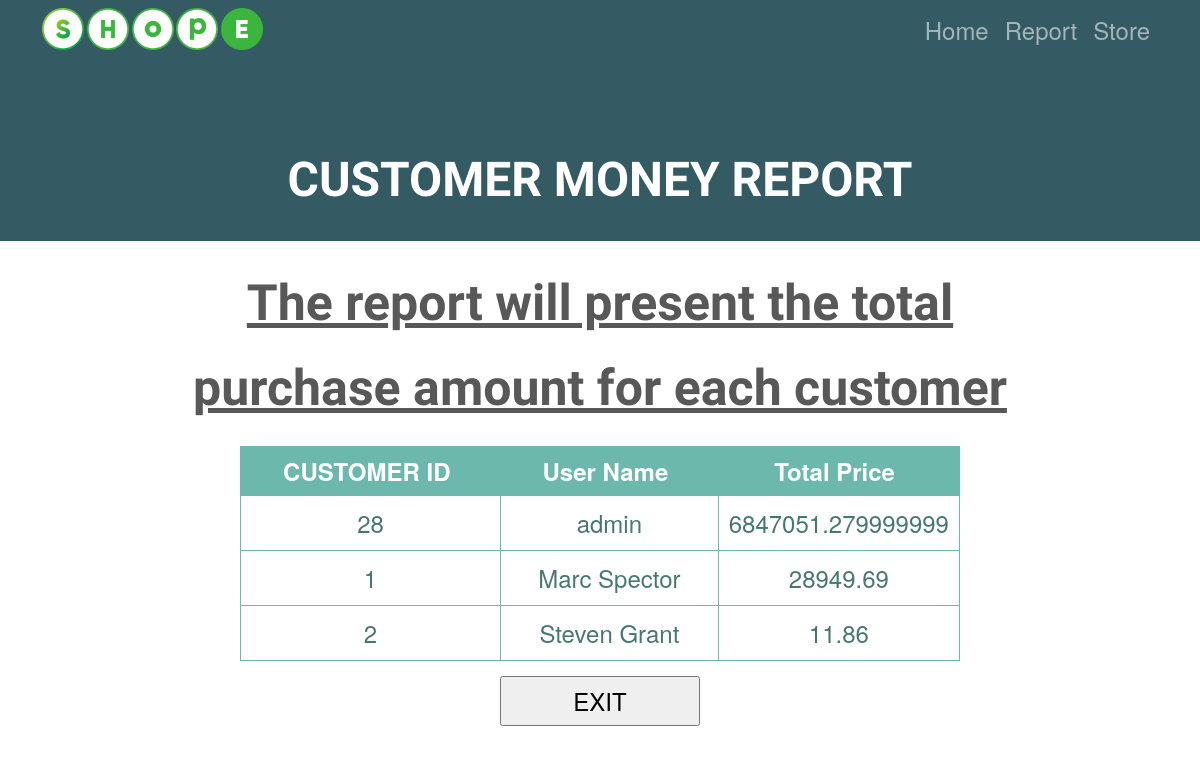
Screenshot of /role_check (signed in) with the database file from the repository.
### tables this page shows
CREATE TABLE `customers` (`IdCustomer` 			INTEGER PRIMARY KEY AUTOINCREMENT ,
                            `UserName` 			VARCHAR(30) NOT NULL,
                            `Password` 			VARCHAR(30) NOT NULL,
                            `Role` 				VARCHAR(10) NOT NULL DEFAULT "customer");

### server.py (the view)
@ app.route("/role_check", methods=["GET", "POST"])
def role_check():
    if str(obj_customer.Role).lower() == "admin":
        if bool_sqlite3 == True:
            obj_cart.GetCustomerGoldReport(
                obj_db_sqlit3.databaseconnection, bool_sqlite3)
        else:
            obj_cart.GetCustomerGoldReport(
                obj_db.databaseConnection, bool_sqlite3)
        return render_template("report.html", recoreds=obj_cart.goldCustomers, role=str(obj_customer.Role))
    else:
        return render_template("/ThankYou.html", title="Byebye",
                               thankyou_header="Thank you for your order!",
                               thankyou_description="We hope to see you again.")

### templates/report.html (shortened to what this page needs)
<!DOCTYPE html>
<html lang="en" dir="ltr">
<head>
    <link href="https://cdn.jsdelivr.net/npm/bootstrap@5.1.3/dist/css/bootstrap.min.css" rel="stylesheet"
>
    <link rel="stylesheet" href="static/css/styles.css">
    <link rel="stylesheet" href="static/css/table.css">
</head>
<body>
    <section class="title colored-section" id="title">
        <div class="container">
            <nav class="navbar navbar-expand-lg navbar-dark">
                <div class="shopE-logo">
                    <img class="title-image" src="static/pics/1_letter-s.png" alt="Image" height="42" width="42"> </img>
                    <img class="title-image" src="static/pics/2_letter-h.png" alt="Image" height="42" width="42"> </img>
                    <img class="title-image" src="static/pics/3_letter-o.png" alt="Image" height="42" width="42"> </img>
                    <img class="title-image" src="static/pics/4_letter-p.png" alt="Image" height="42" width="42"> </img>
                    <img class="title-image" src="static/pics/5_letter-e.png" alt="Image" height="42" width="42"> </img>
                </div>
                {%if role == 'admin' %}
                    <div class="collapse navbar-collapse" id="navbarTogglerDemo02">
                        <ul class="navbar-nav ms-auto">
                            <li class="nav-item">
                                <a class="nav-link" href="/">Home</a>
                            </li>
                            <li class="nav-item">
                                <a class="nav-link" href="/role_check">Report</a>
                            </li>
                            <li class="nav-item">
                                <a class="nav-link" href="/store">Store</a>
                            </li>
                        </ul>
                    </div>
                {% endif%}
            </nav>
            <h1 class="big-heading">CUSTOMER MONEY REPORT</h1>
        </div>
    </section>
    <div id="wrapper">
        <u>
            <h1 id="table-title">The report will present the total purchase amount for each customer</h1>
        </u>
        <form id="new_user" method="post" action="/exit">
            <table id="keywords" cellspacing="0" cellpadding="0">
                <thead>
                    <tr>
                        <th><span>CUSTOMER ID</span></th>
                        <th><span>User Name</span></th>
                        <th><span>Total Price</span></th>
                    </tr>
                </thead>
                <tbody>
                    {% for recored in recoreds %}
                    <tr>
                        <td>{{ recored[0]}}</td>
                        <td>{{ recored[1]}}</td>
                        <td>{{ recored[2]}}</td>
                    </tr>
                    {% endfor %}
                </tbody>
            </table>
            <div class="submit" >
                <input type="submit" id="EXIT" value="EXIT" style="height:50px; width:200px" />
            </div>
        </form>
    </div>
</body>
</html>

### static/css/styles.css (style rules this page uses)
body { font-family: 'Montserrat'; text-align: center; }
h1, h2, h3, h4, h5, h6 { font-family: 'Montserrat', sans-serif; font-weight: 700; }
.big-heading { font-family: 'Montserrat', sans-serif; font-weight: 900; font-size: 3rem; line-height: 1.5; padding-top: 25px; padding-bottom: 25px; margin-top: 60px; }
.colored-section { background-color: #345B63; color: #fff; }
#navbarTogglerDemo02 { font-size: 1.5rem; }

### static/css/table.css (style rules this page uses)
html, body, div, span, applet, object, iframe, h1, h2, h3, h4, h5, h6, p, blockquote, pre, a, abbr, acronym, address, big, cite, code, del, dfn, em, img, ins, kbd, q, s, samp, small, strike, strong, sub, sup, tt, var, b, u, i, center, dl, dt, dd, ol, ul, li, fieldset, form, label, legend, table, caption, tbody, tfoot, thead, tr, th, td, article, aside, canvas, details, embed, figure, figcaption, footer, header, hgroup, menu, nav, output, ruby, section, summary, time, mark, audio, video { margin: 0; padding: 0; border: 0; font-size: 100%; font: inherit; vertical-align: baseline; outline: none; -webkit-font-smoothing: antialiased; -webkit-text-size-adjust: 100%; -ms-text-size-adjust: 100%; -webkit-box-sizing: border-box; -moz-box-sizing: border-box; box-sizing: border-box; }
html { overflow-y: scroll; }
body { font-family: 'Helvetica Neue', Helvetica, Arial, sans-serif; font-size: 62.5%; line-height: 1; color: #585858; padding-bottom: 55px; }
article, aside, details, figcaption, figure, footer, header, hgroup, menu, nav, section { display: block; }
ol, ul { list-style: none; }
input, textarea { -webkit-font-smoothing: antialiased; -webkit-text-size-adjust: 100%; -ms-text-size-adjust: 100%; -webkit-box-sizing: border-box; -moz-box-sizing: border-box; box-sizing: border-box; outline: none; }
table { border-collapse: collapse; border-spacing: 0; }
img { border: 0; max-width: 100%; }
h1 { font-family: 'Amarante', Tahoma, sans-serif; font-weight: bold; font-size: 3.6em; line-height: 1.7em; margin-bottom: 10px; text-align: center; }
#wrapper { display: block; width: 850px; background: #fff; margin: 0 auto; padding: 10px 17px; }
#table-title { margin: 0 auto; font-size: 5em; margin-bottom: 15px; }
#keywords { margin: 0 auto; font-size: 1.2rem; margin-bottom: 15px; }
#keywords thead { cursor: pointer; background: #6DB8AC; color: #fff; border: 1px solid #6DB8AC; font-size: 1.5rem; }
#keywords thead tr th { font-weight: bold; padding: 12px 30px; padding-left: 42px; }
#keywords thead tr th span { padding-right: 20px; background-repeat: no-repeat; background-position: 100% 100%; }
#keywords tbody tr { color: #477870; font-size: 1.5rem; }
#keywords tbody tr td { text-align: center; padding: 15px 10px; border: 1px solid #6DB8AC; }
#navbarTogglerDemo02 { font-size: 1.5rem; }
.submit { font-weight: 700; font-size: 1.5rem; }

### rows the page displays
customers: IdCustomer "1", UserName "Marc Spector", recored "28949.69"
customers: IdCustomer "2", UserName "Steven Grant", recored "11.86"

### other values shown
{{ recored[0] }} "28"
{{ recored[1] }} "admin"
{{ recored[2] }} "6847051.279999999"
